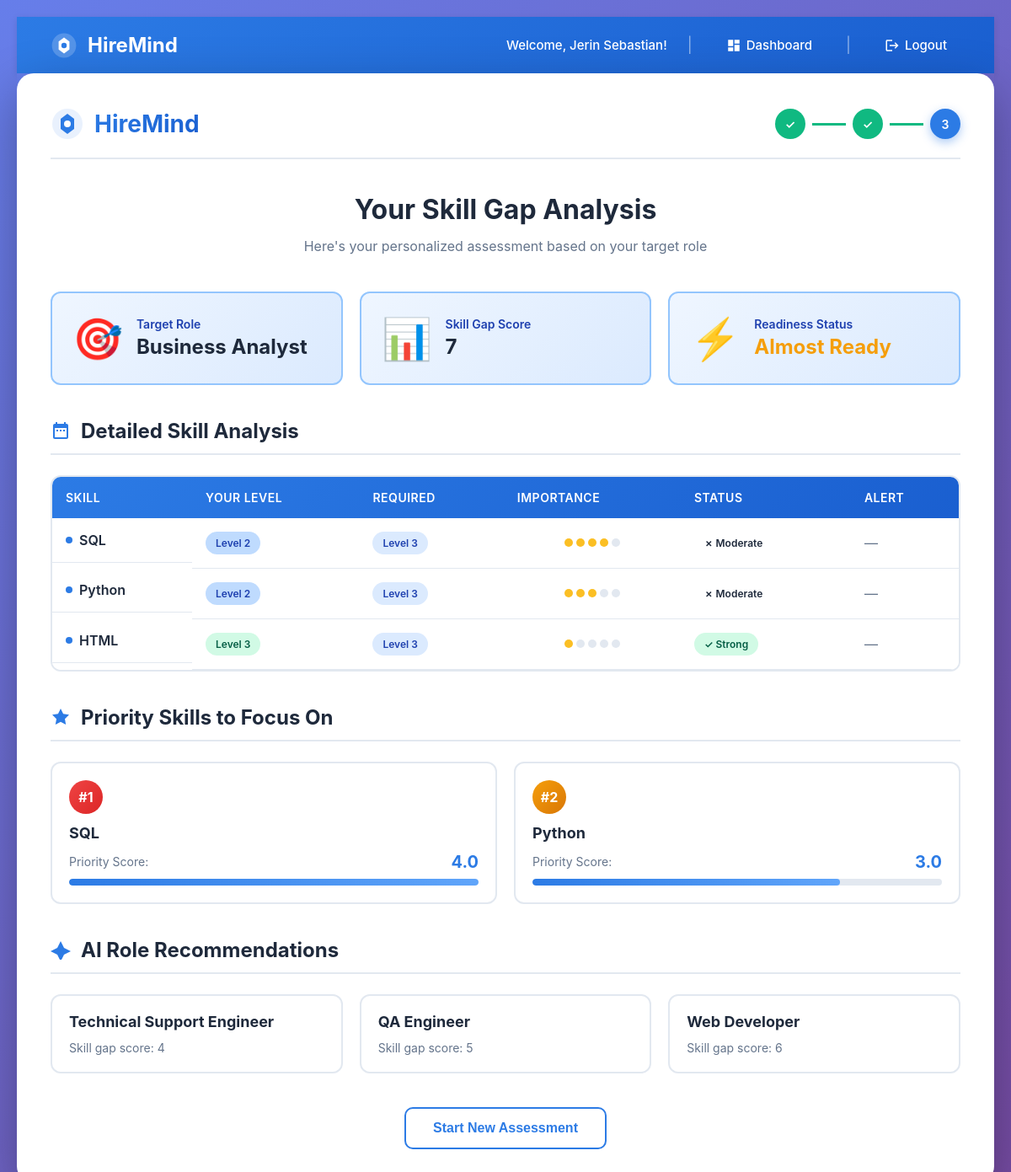
Page /assessment/16 (signed in) on the committed database.
### tables this page shows
CREATE TABLE assessments (
            id INTEGER PRIMARY KEY AUTOINCREMENT,
            user_id INTEGER,
            job_role TEXT,
            total_gap INTEGER,
            readiness TEXT,
            created_at TEXT,
            FOREIGN KEY (user_id) REFERENCES users(id)
        );

CREATE TABLE job_skills (
            id INTEGER PRIMARY KEY AUTOINCREMENT,
            role_id INTEGER,
            skill_name TEXT,
            weight INTEGER,
            FOREIGN KEY (role_id) REFERENCES job_roles(id)
        );

### app.py (the view)
@app.route('/assessment/<int:assessment_id>')
def view_assessment(assessment_id):
    if 'user_id' not in session:
        return redirect(url_for('login'))
    conn = sqlite3.connect("hiremind.db", timeout=10)
    cursor = conn.cursor()
    cursor.execute("""
        SELECT job_role, total_gap, readiness
        FROM assessments
        WHERE id = ? AND user_id = ?
    """, (assessment_id, session['user_id']))
    assessment = cursor.fetchone()
    if not assessment:
        conn.close()
        return "Assessment not found"
    job_role, total_gap, readiness = assessment
    cursor.execute("""
        SELECT skill_name, user_level
        FROM user_skills
        WHERE assessment_id = ?
    """, (assessment_id,))
    rows = cursor.fetchall()
    conn.close()
    user_skills = {row[0]: row[1] for row in rows}
    job_requirements = get_job_requirements(job_role)
    total_gap, gap_details, extra_features = calculate_skill_gap(
        user_skills,
        job_requirements
    )
    recommendations = generate_recommendations(gap_details)
    role_suggestions = recommend_roles(user_skills)
    return render_template(
        "result.html",
        job_role=job_role,
        total_gap=total_gap,
        readiness=readiness,
        gap_details=gap_details,
        recommendations=recommendations,
        role_suggestions=role_suggestions
    )

### app.py (called while the page is built)
def get_job_requirements(role):
    conn = sqlite3.connect("hiremind.db", timeout=10)
    cursor = conn.cursor()
    cursor.execute("""
        SELECT jrs.skill_name, jrs.weight
        FROM job_roles jr
        JOIN job_skills jrs ON jr.id = jrs.role_id
        WHERE jr.role_name = ?
    """, (role,))
    rows = cursor.fetchall()
    conn.close()
    return {row[0]: row[1] for row in rows}

def generate_recommendations(gap_details):
    recs = []
    for d in gap_details:
        if d['status'] != "Strong":
            priority = (3 - d['user_level']) * d['weight']
            recs.append({"skill": d['skill'], "priority": priority})
    return sorted(recs, key=lambda x: x['priority'], reverse=True)

def recommend_roles(user_skills):
    roles = []
    with open('data/job_roles.csv', newline='') as f:
        reader = csv.DictReader(f)
        job_requirements = {}
        for row in reader:
            role = row['job_role']
            skill = row['skill']
            weight = int(row['weight'])
            if role not in job_requirements:
                job_requirements[role] = {}
            job_requirements[role][skill] = weight
    for role, req in job_requirements.items():
        total_gap, _, _ = calculate_skill_gap(user_skills, req)
        roles.append({
            "role": role,
            "gap": total_gap
        })
    roles.sort(key=lambda x: x["gap"])
    return roles[:3]

### templates/result.html (shortened to what this page needs)
{% extends "base.html" %}
{% block content %}
<head>
    <link rel="stylesheet" href="{{ url_for('static', filename='style.css') }}">
</head>
<body>
<div class="container">
    <div class="header">
        <div class="logo">
            <svg width="40" height="40" viewBox="0 0 40 40" fill="none">
                <circle cx="20" cy="20" r="18" fill="#2C7BE5" opacity="0.1"/>
                <path d="M20 8L28 14V26L20 32L12 26V14L20 8Z" fill="#2C7BE5"/>
                <circle cx="20" cy="20" r="4" fill="white"/>
            </svg>
            <h1>HireMind</h1>
        </div>
        <div class="step-indicator">
            <div class="step completed">✓</div>
            <div class="step-line completed"></div>
            <div class="step completed">✓</div>
            <div class="step-line completed"></div>
            <div class="step active">3</div>
        </div>
    </div>
    <div class="content-header">
        <h2>Your Skill Gap Analysis</h2>
        <p class="subtitle">Here's your personalized assessment based on your target role</p>
    </div>
    <div id="celebration-container"></div>
    <div class="results-summary">
        <div class="summary-card">
            <div class="card-icon">🎯</div>
            <div class="card-content">
                <div class="card-label">Target Role</div>
                <div class="card-value">{{ job_role }}</div>
            </div>
        </div>
        <div class="summary-card">
            <div class="card-icon">📊</div>
            <div class="card-content">
                <div class="card-label">Skill Gap Score</div>
                <div class="card-value">{{ total_gap }}</div>
            </div>
        </div>
        <div class="summary-card readiness-card">
            <div class="card-icon">
                {% if "Job Ready" in readiness %}🎉
                {% elif "Almost Ready" in readiness %}⚡
                {% else %}📚
                {% endif %}
            </div>
            <div class="card-content">
                <div class="card-label">Readiness Status</div>
                    <div class="card-value readiness-{{ readiness.replace(' ', '-') }}">
                        {{ readiness }}
                    </div>
            </div>
        </div>
    </div>
    <div class="section">
        <h3 class="section-title">
            <svg width="24" height="24" viewBox="0 0 24 24" fill="currentColor">
                <path d="M9 11H7v2h2v-2zm4 0h-2v2h2v-2zm4 0h-2v2h2v-2zm2-7h-1V2h-2v2H8V2H6v2H5c-1.11 0-1.99.9-1.99 2L3 20c0 1.1.89 2 2 2h14c1.1 0 2-.9 2-2V6c0-1.1-.9-2-2-2zm0 16H5V9h14v11z"/>
            </svg>
            Detailed Skill Analysis
        </h3>
        <div class="table-container">
            <table class="modern-table">
                <thead>
                    <tr>
                        <th>Skill</th>
                        <th>Your Level</th>
                        <th>Required</th>
                        <th>Importance</th>
                        <th>Status</th>
                        <th>Alert</th>
                    </tr>
                </thead>
                <tbody>
                    {% for row in gap_details %}
                    <tr>
                        <td class="skill-name">
                            <span class="skill-dot"></span>
                            {{ row.skill }}
                        </td>
                        <td>
                            <div class="level-badge level-{{ row.user_level }}">
                                Level {{ row.user_level }}
                            </div>
                        </td>
                        <td>
                            <div class="level-badge required">
                                Level {{ row.required_level }}
                            </div>
                        </td>
                        <td>
                            <div class="importance-indicator">
                                {% for i in range(row.weight|int) %}
                                <span class="importance-dot filled"></span>
                                {% endfor %}
                                {% for i in range(5 - row.weight|int) %}
                                <span class="importance-dot"></span>
                                {% endfor %}
                            </div>
                        </td>
                        <td>
                            <span class="status-badge status-{{ row.status }}">
                                {% if row.status == "Strong" %}✓
                                {% elif row.status == "Weak" %}!
                                {% else %}✗
                                {% endif %}
                                {{ row.status }}
                            </span>
                        </td>
                        <td>
                            {% if row.critical %}
                            <span style="
                            background:#fee2e2;
                            color:#991b1b;
                            padding:6px 12px;
                            border-radius:20px;
                            font-size:12px;
                            font-weight:600;
                            ">
                            ⚠ Critical Skill
                            </span>
                            {% else %}
                            <span style="color:#64748b;">—</span>
                            {% endif %}
                        </td>
                    </tr>
                    {% endfor %}
                </tbody>
            </table>
        </div>
    </div>
    <div class="section">
        <h3 class="section-title">
            <svg width="24" height="24" viewBox="0 0 24 24" fill="currentColor">
                <path d="M12 2l3.09 6.26L22 9.27l-5 4.87 1.18 6.88L12 17.77l-6.18 3.25L7 14.14 2 9.27l6.91-1.01L12 2z"/>
            </svg>
            Priority Skills to Focus On
        </h3>
        {% if recommendations %}
        <div class="recommendations-grid">
            {% for rec in recommendations %}
            <div class="recommendation-card">
                <div class="rec-priority">
                    <div class="priority-badge priority-{{ loop.index }}">
                        #{{ loop.index }}
                    </div>
                </div>
                <div class="rec-content">
                    <h4>{{ rec.skill }}</h4>
                    <div class="rec-score">
                        <span class="score-label">Priority Score:</span>
                        <span class="score-value">{{ "%.1f"|format(rec.priority) }}</span>
                    </div>
                    <div class="rec-progress">
                        <div class="progress-bar" style="width: {{ (rec.priority / recommendations[0].priority * 100) | int }}%"></div>
                    </div>
                </div>
            </div>
            {% endfor %}
        </div>
        {% else %}
        <div class="success-message">
            <div class="success-icon">🎉</div>
            <h4>Congratulations!</h4>
            <p>You already meet all required skill levels for this role. You're job ready!</p>
        </div>
        {% endif %}
    </div>
    <div class="section">
    <h3 class="section-title">
    <svg width="24" height="24" viewBox="0 0 24 24" fill="currentColor">
    <path d="M12 2l4 8 8 4-8 4-4 8-4-8-8-4 8-4z"/>
    </svg>
    AI Role Recommendations
    </h3>
    <div class="recommendations-grid">
    {% for r in role_suggestions %}
    <div class="recommendation-card">
    <div class="rec-content">
    <h4>{{ r.role }}</h4>
    <p style="color:#64748b;font-size:14px;">
    Skill gap score: {{ r.gap }}
    </p>
    </div>
    </div>
    {% endfor %}
    </div>
    </div>
    <div class="button-container">
        <button onclick="window.location.href='/'" class="btn-secondary">
            Start New Assessment
        </button>
    </div>
</div>
{% endblock %}

### templates/base.html (style rules this page uses)
body { margin: 0; padding: 0; }

### rows in the picture
assessments: job_role "Business Analyst", readiness "Almost Ready"
job_skills: skill "SQL", user_level "2", required_level "3", weight 4 (drawn), status "Moderate", priority "4.0", {{ (rec.priority / recommendations[0].priority * 100) | int }} 100 (drawn)
job_skills: skill "Python", user_level "2", required_level "3", status "Moderate", priority "3.0", {{ (rec.priority / recommendations[0].priority * 100) | int }} 75 (drawn)
job_skills: skill "HTML", user_level "3", required_level "3", weight 1 (drawn), status "Strong"

### other values in the picture
{{ session['username'] }} "Jerin Sebastian"
{{ total_gap }} "7"
{{ r.role }} "Technical Support Engineer" "QA Engineer" "Web Developer"
{{ r.gap }} "4" "5" "6"
